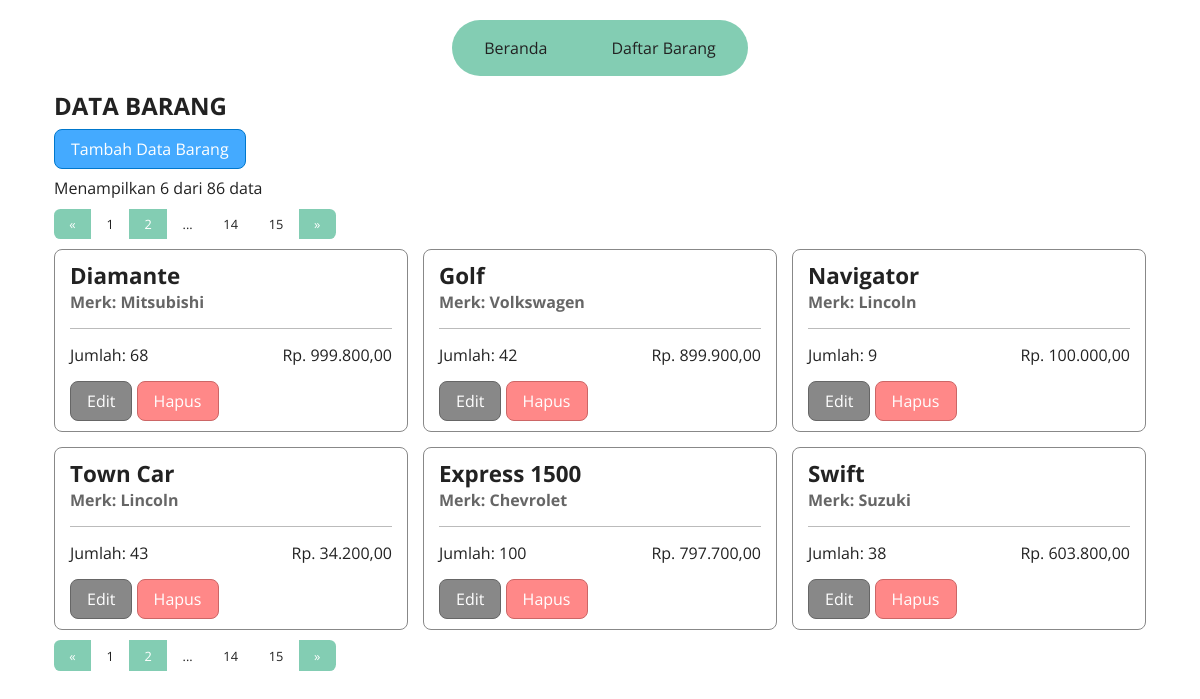
The page /list.php?page=2 on the database its author committed.
### tables this page shows
CREATE TABLE `barang` (
  `id` int NOT NULL AUTO_INCREMENT,
  `nama` varchar(50) NOT NULL,
  `merk` varchar(50) NOT NULL,
  `jumlah` mediumint NOT NULL,
  `harga` decimal(10,2) NOT NULL,
  PRIMARY KEY (`id`)
);

### utils.php (called while the page is built, shortened)
<?php
$conn = mysqli_connect(
  env("db_host", "localhost"),
  env("db_user", "root"),
  env("db_pass", "root"),
  env("db_name", "uas_pweb")
);
function env($key, $default = "")
{
  return ENV[$key];
}
function read($tableName, $descending = false, $limit = 0, $offset = 0)
{
  global $conn;
  $query = "SELECT * FROM $tableName";
  if ($descending) $query .= ' ORDER BY id DESC';
  if ($limit > 0) {
    $query .= " LIMIT $limit";
    if ($offset > 0)
      $query .= " OFFSET $offset";
  }
  $result = mysqli_query($conn, $query);
  for ($set = []; $row = mysqli_fetch_assoc($result); $set[] = $row);
  return $set;
}
function countRow($tableName)
{
  global $conn;
  return mysqli_fetch_assoc(
    mysqli_query(
      $conn,
      "SELECT COUNT(*) AS row_count FROM $tableName"
    )
  )['row_count'];
}

### list.php (the view, shortened to what this page needs)
<?php
include "utils.php";
$current_page = 1;
if (isset($_GET['page'])) $current_page = (int)$_GET['page'];
$records_per_page = env("records_per_page", 5);
$daftar_barang = read("barang", true, $records_per_page, ($current_page - 1) * $records_per_page);
$total_barang = countRow("barang");
?>
<!DOCTYPE html>
<html lang="en">
<head>
  <?php include 'partials/css.php' ?>
  <link rel="stylesheet" href="css/list.css">
</head>
<body>
  <?php include 'partials/navigasi.php' ?>
  <div class="container">
    <div class="row">
      <div class="col">
        <h2>DATA BARANG</h2>
      </div>
    </div>
    <div class="row">
      <div class="col">
        <label for="modal-radio-tambah" class="btn btn-primary">Tambah Data Barang</label>
      </div>
    </div>
    <div class="row">
      <div class="col">
        <span>Menampilkan <?= count($daftar_barang) ?> dari <?= $total_barang ?> data</span>
      </div>
    </div>
    <?php include 'pagination.php' ?>
    <div class="row justify-content-center">
      <?php foreach ($daftar_barang as $barang) : ?>
        <div class="col-12 col-md-6 col-lg-4">
          <div class="card px-3 py-2">
            <div class="card-header">
              <h5 class="card-title"><?= $barang['nama']; ?></h5>
              <h6 class="card-subtitle text-muted">Merk: <?= $barang['merk']; ?></h6>
            </div>
            <div class="card-body d-flex justify-content-between">
              <p class="card-text">Jumlah: <?= $barang['jumlah']; ?></p>
              <p class="card-text">Rp. <?= number_format($barang['harga'], 2, ",", "."); ?></p>
            </div>
            <div class="card-footer">
              <a href="edit.php?id=<?= $barang['id'] ?>" class="btn btn-secondary">Edit</a>
              <a href="delete.php?id=<?= $barang['id'] ?>" onclick="return confirm('Yakin ingin menghapus data <?= $barang['nama']; ?>')" class="btn btn-danger">Hapus</a>
            </div>
          </div>
        </div>
      <?php endforeach; ?>
    </div>
    <?php include 'pagination.php' ?>
  </div>
  <div class="modal-container position-fixed">
    <div class="container h-100">
      <div class="row align-items-center justify-content-center position-relative h-100">
        <div class="col-12 col-md-8 position-absolute">
        </div>
      </div>
    </div>
  </div>
</body>
</html>

### css/colors.css (style rules this page uses)
:root { --green: #83cdb3; --dark-green: #40a07f; --darkest-green: #20503f; --orange: #fbcf71; --white: #ffffff; --black: #222222; --black-alpha: #000c; --light-gray: #bbbbbb; --gray: #888888; --dark-gray: #666666; --red: #ff8888; --dark-red: #cc6666; --darkest-red: #9b3b3b; --blue: #44aaff; --dark-blue: #0077cc; }

### css/components.css (style rules this page uses)
.container { margin-left: auto; margin-right: auto; }
.row { display: flex; flex-wrap: wrap; --gap: 15px; margin: calc(var(--gap) * -0.5); }
.col, [class*="col-"] { padding: calc(var(--gap) * 0.5); }
.d-flex { display: flex !important; }
.justify-content-center { justify-content: center !important; }
.justify-content-between { justify-content: space-between !important; }
.align-items-center { align-items: center !important; }
.px-3 { padding-left: 15px !important; padding-right: 15px !important; }
.py-2 { padding-top: 10px !important; padding-bottom: 10px !important; }
.h-100 { height: 100%; }
.btn { font-size: inherit; font-family: inherit; padding: 0.5em 1em; display: inline-block; cursor: pointer; text-decoration: none; transition: background-color 0.2s ease; }
.btn-primary { border: 1px solid var(--dark-blue); background-color: var(--blue); color: var(--white); border-radius: 0.5em; }
.btn-secondary { border: 1px solid var(--dark-gray); background-color: var(--gray); color: var(--white); border-radius: 0.5em; }
.btn-danger { border: 1px solid var(--dark-red); background-color: var(--red); color: var(--white); border-radius: 0.5em; }
.text-muted { color: var(--dark-gray); }
.card { border: 1px solid var(--gray); border-radius: 0.5em; }
.card-header { border-bottom: 1px solid var(--light-gray); padding-bottom: 15px; }
.card-title { font-size: 1.4em; }
.card-subtitle { font-size: 1em; }
.card-body { padding: 15px 0; }
.position-fixed { position: fixed !important; }
.position-absolute { position: absolute !important; }
.position-relative { position: relative !important; }

### css/modal.css (style rules this page uses)
.modal-container { top: 0; left: 0; right: 0; bottom: 0; pointer-events: none; transition: 0.3s ease; }

### css/media/default.css (style rules this page uses)
.container { --gutter-x: 1.5rem; width: 100%; padding: 0 calc(var(--gutter-x)); }
.col { min-width: 8.33333333%; }
.col-12 { width: 100%; }

### css/media/small.css (style rules this page uses)
@media screen and (width >= 576px) { .container { width: 540px; } }

### css/media/medium.css (style rules this page uses)
@media screen and (width >= 768px) { .container { width: 720px; } }
@media screen and (width >= 768px) { .col-md-6 { width: 50%; } }
@media screen and (width >= 768px) { .col-md-8 { width: 66.66666666%; } }

### css/media/large.css (style rules this page uses)
@media screen and (width >= 992px) { .container { width: 960px; } }
@media screen and (width >= 992px) { .col-lg-4 { width: 33.33333333%; } }

### css/media/x-large.css (style rules this page uses)
@media screen and (width >= 1200px) { .container { width: 1140px; } }

### rows shown on the page
barang: nama "Diamante", merk "Mitsubishi", jumlah "68", harga "999.800,00"
barang: nama "Golf", merk "Volkswagen", jumlah "42", harga "899.900,00"
barang: nama "Navigator", merk "Lincoln", jumlah "9", harga "100.000,00"
barang: nama "Town Car", merk "Lincoln", jumlah "43", harga "34.200,00"
barang: nama "Express 1500", merk "Chevrolet", jumlah "100", harga "797.700,00"
barang: nama "Swift", merk "Suzuki", jumlah "38", harga "603.800,00"

### other values the page prints
count($daftar_barang) "6"
$total_barang "86"
$current_page "2 2"
